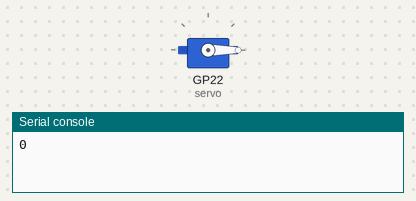
A program run on a simulated Raspberry Pi Pico running MicroPython. Shown: servo, the last lines printed to the serial console. Servo angles are drawn from the pulse width (0.5 ms = 0°, 2.5 ms = 180°).

Above: at 0.05 s.
At 1.25 s:
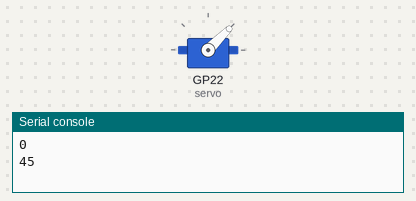
At 2.5 s:
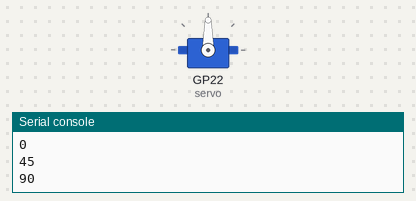
At 5.0 s:
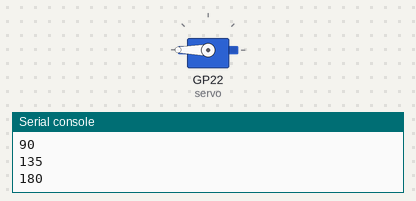
Timing chart, 0 to 6.5 s (numbered marks = the images above):
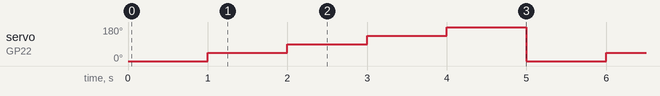

The program:

1._servoMotor1.py
```python
from time import sleep
from machine import Pin, PWM

# 서보 핀, 주파수 설정
servo = PWM(Pin(22))
servo.freq(50)

# 서보 각도를 0~180도로 입력할 수 있도록 함수를 하나 만듬
def setAngle(servoName, angle):
    servo = servoName
    a = int(((((angle) * 2)/ 180) + 0.5)/20 * 65535)
    servo.duty_u16(a)

# 반복동작
while True:
    setAngle(servo, 0)
    print('0')
    sleep(1)
    setAngle(servo, 45)
    print('45')
    sleep(1)
    setAngle(servo, 90)
    print('90')
    sleep(1)
    setAngle(servo, 135)
    print('135')
    sleep(1)
    setAngle(servo, 180)
    print('180')
    sleep(1)
```

Measured:
- by itself, servo on GP22 (servo): repeats every 5.0 s: 90° 1.0 s, 135° 1.0 s, 180° 1.0 s, 0° 1.0 s, 45° 1.0 s
